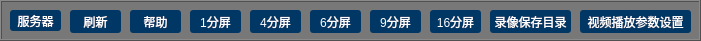
   <widget class="QFrame" name="frame">
    <property name="geometry">
     <rect>
      <x>10</x>
      <y>10</y>
      <width>701</width>
      <height>41</height>
     </rect>
    </property>
    <property name="palette">
     <palette>
      <active>
       <colorrole role="Button">
        <brush brushstyle="SolidPattern">
         <color alpha="255">
          <red>120</red>
          <green>120</green>
          <blue>120</blue>
         </color>
        </brush>
       </colorrole>
       <colorrole role="Base">
        <brush brushstyle="SolidPattern">
         <color alpha="255">
          <red>120</red>
          <green>120</green>
          <blue>120</blue>
         </color>
        </brush>
       </colorrole>
       <colorrole role="Window">
        <brush brushstyle="SolidPattern">
         <color alpha="255">
          <red>120</red>
          <green>120</green>
          <blue>120</blue>
         </color>
        </brush>
       </colorrole>
      </active>
      <inactive>
       <colorrole role="Button">
        <brush brushstyle="SolidPattern">
         <color alpha="255">
          <red>120</red>
          <green>120</green>
          <blue>120</blue>
         </color>
        </brush>
       </colorrole>
       <colorrole role="Base">
        <brush brushstyle="SolidPattern">
         <color alpha="255">
          <red>120</red>
          <green>120</green>
          <blue>120</blue>
         </color>
        </brush>
       </colorrole>
       <colorrole role="Window">
        <brush brushstyle="SolidPattern">
         <color alpha="255">
          <red>120</red>
          <green>120</green>
          <blue>120</blue>
         </color>
        </brush>
       </colorrole>
      </inactive>
      <disabled>
       <colorrole role="Button">
        <brush brushstyle="SolidPattern">
         <color alpha="255">
          <red>120</red>
          <green>120</green>
          <blue>120</blue>
         </color>
        </brush>
       </colorrole>
       <colorrole role="Base">
        <brush brushstyle="SolidPattern">
         <color alpha="255">
          <red>120</red>
          <green>120</green>
          <blue>120</blue>
         </color>
        </brush>
       </colorrole>
       <colorrole role="Window">
        <brush brushstyle="SolidPattern">
         <color alpha="255">
          <red>120</red>
          <green>120</green>
          <blue>120</blue>
         </color>
        </brush>
       </colorrole>
      </disabled>
     </palette>
    </property>
    <property name="styleSheet">
     <string notr="true">background-color: rgb(120, 120, 120);</string>
    </property>
    <property name="frameShape">
     <enum>QFrame::Box</enum>
    </property>
    <property name="frameShadow">
     <enum>QFrame::Raised</enum>
    </property>
    <widget class="QPushButton" name="serverBtn">
     <property name="geometry">
      <rect>
       <x>10</x>
       <y>10</y>
       <width>51</width>
       <height>21</height>
      </rect>
     </property>
     <property name="styleSheet">
      <string notr="true">QPushButton { background-color: rgb(0, 55, 100); border-radius: 3px; color: rgb(255, 255, 255); } QPushButton:hover { background-color: rgb(0, 0, 0); }</string>
     </property>
     <property name="text">
      <string>服务器</string>
     </property>
    </widget>
    <widget class="QPushButton" name="refreshBtn">
     <property name="geometry">
      <rect>
       <x>70</x>
       <y>10</y>
       <width>51</width>
       <height>23</height>
      </rect>
     </property>
     <property name="styleSheet">
      <string notr="true">QPushButton { background-color: rgb(0, 55, 100); border-radius: 3px; color: rgb(255, 255, 255); } QPushButton:hover { background-color: rgb(0, 0, 0); }</string>
     </property>
     <property name="text">
      <string>刷新</string>
     </property>
    </widget>
    <widget class="QPushButton" name="helfBtn">
     <property name="geometry">
      <rect>
       <x>130</x>
       <y>10</y>
       <width>51</width>
       <height>23</height>
      </rect>
     </property>
     <property name="styleSheet">
      <string notr="true">QPushButton { background-color: rgb(0, 55, 100); border-radius: 3px; color: rgb(255, 255, 255); } QPushButton:hover { background-color: rgb(0, 0, 0); }</string>
     </property>
     <property name="text">
      <string>帮助</string>
     </property>
    </widget>
    <widget class="QPushButton" name="splitScreenOneBtn">
     <property name="geometry">
      <rect>
       <x>190</x>
       <y>10</y>
       <width>51</width>
       <height>23</height>
      </rect>
     </property>
     <property name="styleSheet">
      <string notr="true">QPushButton { background-color: rgb(0, 55, 100); border-radius: 3px; color: rgb(255, 255, 255); } QPushButton:hover { background-color: rgb(0, 0, 0); }</string>
     </property>
     <property name="text">
      <string>1分屏</string>
     </property>
    </widget>
    <widget class="QPushButton" name="splitScreenFourBtn">
     <property name="geometry">
      <rect>
       <x>250</x>
       <y>10</y>
       <width>51</width>
       <height>23</height>
      </rect>
     </property>
     <property name="styleSheet">
      <string notr="true">QPushButton { background-color: rgb(0, 55, 100); border-radius: 3px; color: rgb(255, 255, 255); } QPushButton:hover { background-color: rgb(0, 0, 0); }</string>
     </property>
     <property name="text">
      <string>4分屏</string>
     </property>
    </widget>
    <widget class="QPushButton" name="splitScreenSixBtn">
     <property name="geometry">
      <rect>
       <x>310</x>
       <y>10</y>
       <width>51</width>
       <height>23</height>
      </rect>
     </property>
     <property name="styleSheet">
      <string notr="true">QPushButton { background-color: rgb(0, 55, 100); border-radius: 3px; color: rgb(255, 255, 255); } QPushButton:hover { background-color: rgb(0, 0, 0); }</string>
     </property>
     <property name="text">
      <string>6分屏</string>
     </property>
    </widget>
    <widget class="QPushButton" name="splitScreenNineBtn">
     <property name="geometry">
      <rect>
       <x>370</x>
       <y>10</y>
       <width>51</width>
       <height>23</height>
      </rect>
     </property>
     <property name="styleSheet">
      <string notr="true">QPushButton { background-color: rgb(0, 55, 100); border-radius: 3px; color: rgb(255, 255, 255); } QPushButton:hover { background-color: rgb(0, 0, 0); }</string>
     </property>
     <property name="text">
      <string>9分屏</string>
     </property>
    </widget>
    <widget class="QPushButton" name="splitScreenSixteenBtn">
     <property name="geometry">
      <rect>
       <x>430</x>
       <y>10</y>
       <width>51</width>
       <height>23</height>
      </rect>
     </property>
     <property name="styleSheet">
      <string notr="true">QPushButton { background-color: rgb(0, 55, 100); border-radius: 3px; color: rgb(255, 255, 255); } QPushButton:hover { background-color: rgb(0, 0, 0); }</string>
     </property>
     <property name="text">
      <string>16分屏</string>
     </property>
    </widget>
    <widget class="QPushButton" name="saveBtn">
     <property name="geometry">
      <rect>
       <x>490</x>
       <y>10</y>
       <width>81</width>
       <height>23</height>
      </rect>
     </property>
     <property name="styleSheet">
      <string notr="true">QPushButton { background-color: rgb(0, 55, 100); border-radius: 3px; color: rgb(255, 255, 255); } QPushButton:hover { background-color: rgb(0, 0, 0); }</string>
     </property>
     <property name="text">
      <string>录像保存目录</string>
     </property>
    </widget>
    <widget class="QPushButton" name="setParamBtn">
     <property name="geometry">
      <rect>
       <x>580</x>
       <y>10</y>
       <width>111</width>
       <height>23</height>
      </rect>
     </property>
     <property name="styleSheet">
      <string notr="true">QPushButton { background-color: rgb(0, 55, 100); border-radius: 3px; color: rgb(255, 255, 255); } QPushButton:hover { background-color: rgb(0, 0, 0); }</string>
     </property>
     <property name="text">
      <string>视频播放参数设置</string>
     </property>
    </widget>
   </widget>
